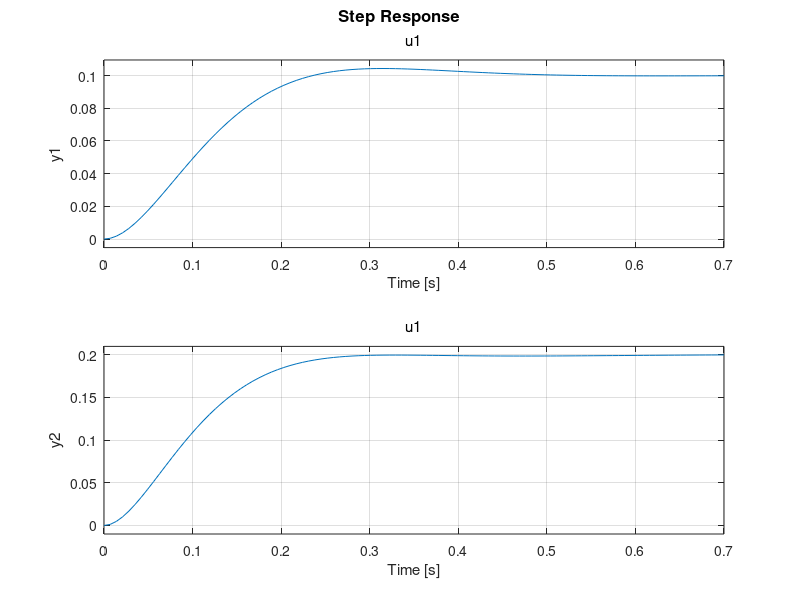

This chart was generated by the following MATLAB code:
%% Linear Control Systems Homework 5
% Problem 3
% Arthor: Xinyi Cai

%% Housekeeping
clc; 
clear all; 

%% Given Values
A = [-10 0 -10 0; 
     0 -1 10 0; 
     0 -1 -1 0; 
     1 0 0 0]; 
B = [20 3; 0 -3; 0 0; 0 0]; 
C = [0 0 1 0; 0 0 0 1]; 
D = zeros(2, 1); 
poles = [-10; -20; 10*(-1+1j); 10*(-1-1j)]; 
yd = [0.1; 0.2]; 

%% State Feedback Controller
K = place(A, B, poles); 
r = -inv(C*inv(A-B*K)*B)*yd; 
sys = ss(A-B*K, B*r, C, D); 

step(sys)